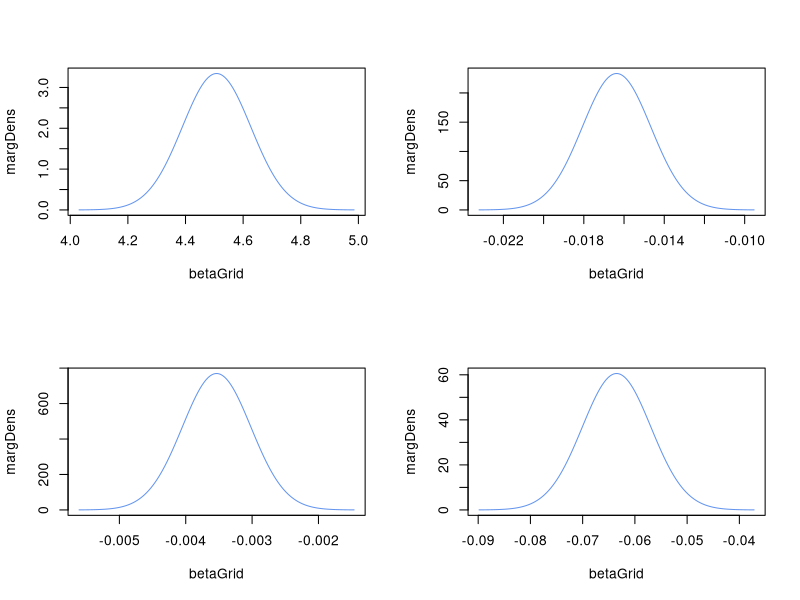

Generate this figure with R:
## ---- chunk 1
library(mlbench)
data("BostonHousing", package = "mlbench")
y = log(BostonHousing$medv)
X = cbind(1, BostonHousing$crim, BostonHousing$age, BostonHousing$ptratio)
n = dim(X)[1]
p = dim(X)[2]
## ---- chunk 2
mu0 = rep(0, p)
Omega0 = 10^(-2)*diag(p)
nu0 = 3
sigma20 = 0.5^2
## ---- chunk 3
betaHat = solve(t(X)%*%X) %*% (t(X) %*% y) 
Omegan = t(X)%*%X + Omega0
mun = solve(Omegan) %*% (t(X)%*%X %*% betaHat + Omega0 %*% mu0)
nun = nu0 + n
sigma2n = as.numeric((nu0*sigma20 + ( t(y)%*%y + t(mu0)%*%Omega0%*%mu0 - t(mun)%*%Omegan%*%mun))/nun)

## ---- chunk 4

# Defining a general student-t distribution with three parameters
dtgeneral <- function(x, mu, sigma2, nu){
  t = (x - mu)/sqrt(sigma2) # standardized variable
  dens = dt(t, nu)/sqrt(sigma2)
  return(dens)
}

# quantile function general student-t
qtgeneral <- function(prob, mu, sigma2, nu){
  return(mu + sqrt(sigma2)*qt(prob, nu))
}

covMarginalPost = sigma2n*solve(Omegan)
stdMarginalPost = sqrt(diag(covMarginalPost))
par(mfrow = c(2,2))
CI = matrix(rep(2*p), p, 2)
for (j in 1:p){
  betaGrid = seq(mun[j] - 4*stdMarginalPost[j], mun[j] + 4*stdMarginalPost[j], length = 1000)
  margDens = dtgeneral(betaGrid, mun[j], covMarginalPost[j,j], nun)
  plot(betaGrid, margDens, type = "l", col = "cornflowerblue")
  CI[j,1] = qtgeneral(0.025, mun[j], covMarginalPost[j,j], nun)
  CI[j,2] = qtgeneral(0.975, mun[j], covMarginalPost[j,j], nun)
  message(paste("The 95% CI for beta", j, " is (", round(CI[j,1],3), " , ", round(CI[j,2],3), ")"))
}
